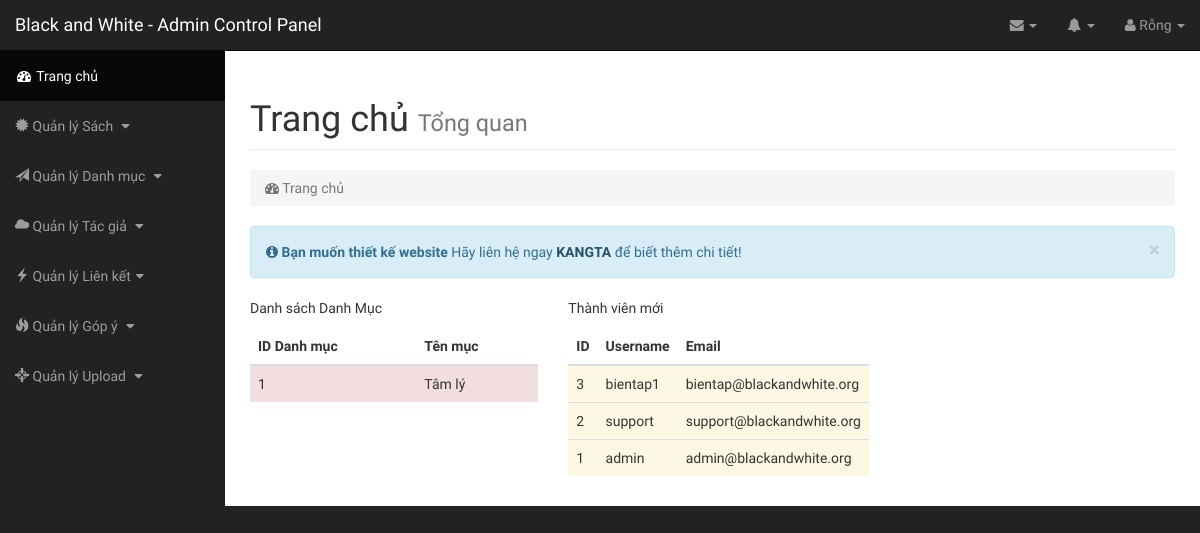
Page /admin/index.php on the earlier database version.
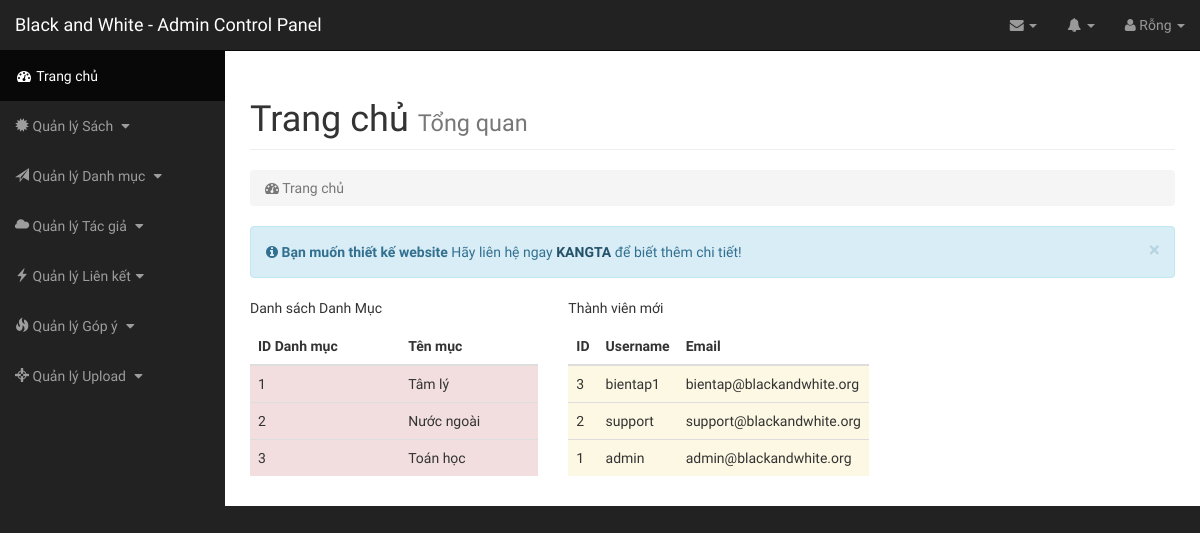
Same page on the later database version.
### tables this page shows
CREATE TABLE `category` (
  `catid` int(10) NOT NULL,
  `catname` varchar(200) NOT NULL,
  `catnameseo` varchar(200) NOT NULL
);

CREATE TABLE `users` (
  `userid` int(10) NOT NULL,
  `username` varchar(255) NOT NULL,
  `password` varchar(255) NOT NULL,
  `email` varchar(255) NOT NULL
);

### class/Db.class.php (called while the page is built, shortened)
<?php
class Db{
	private $conn = null;
	public function __construct()
	{
		$host ="mysql:host=". HOST."; dbname=". DB_NAME;
		try
		{
			$this->conn = new PDO($host, DB_USER, DB_PASS);
			$this->conn->query("set names 'utf8' ");
		}
		catch (PDOException $e)
		{
			echo "Không thể kết nối cơ sở dữ liệu";
		}
	}
	private function query($sql, $arr = array(), $mode = PDO::FETCH_ASSOC)
	{
		$pre = $this->conn->prepare($sql);
		if(!$pre->execute($arr))
		{
			echo "Không thể thực thi"; exit;
		}
		return $pre->fetchAll($mode);
	}
	public function select($sql, $arr = array(), $mode = PDO::FETCH_ASSOC)
	{
		return $this->query($sql, $arr, $mode);
	}
}
?>

### admin/inc/home.php (the view)
<div id="page-wrapper">
    <div class="container-fluid">
        <div class="row">
            <div class="col-lg-12">
                <h1 class="page-header">
                    Trang chủ <small>Tổng quan</small>
                </h1>
                <ol class="breadcrumb">
                    <li class="active">
                        <i class="fa fa-dashboard"></i> Trang chủ
                    </li>
                </ol>
            </div>
        </div>
        <div class="row">
            <div class="col-lg-12">
                <div class="alert alert-info alert-dismissable">
                    <button type="button" class="close" data-dismiss="alert" aria-hidden="true">&times;</button>
                    <i class="fa fa-info-circle"></i>  <strong>Bạn muốn thiết kế website</strong> Hãy liên hệ ngay <a href="https://www.facebook.com/godfather.1995" class="alert-link">KANGTA</a> để biết thêm chi tiết!
                </div>
            </div>
        </div>
        <div class="row">
          <div class="col-lg-4">
            <p>Danh sách Danh Mục</p>
            <table class="table text-sm-center">
    <thead>
      <tr>
        <th>ID Danh mục</th>
        <th>Tên mục</th>
      </tr>
    </thead>
    <tbody>
      <?php
        $sql = "SELECT * FROM category LIMIT 0,5";
        $rows = $obj->select($sql);
        foreach ($rows as $row) {
      ?>
      <tr class="danger">
        <td class="success"><?php echo $row["catid"]; ?></td>
        <td><?php echo $row["catname"]; ?></td>
      </tr>
      <?php
        }
      ?>
    </tbody>
  </table>
          </div>
          <div class="col-lg-4">
            <p>Thành viên mới</p>
            <table class="table text-sm-center">
    <thead>
      <tr>
        <th>ID</th>
        <th>Username</th>
        <th>Email</th>
      </tr>
    </thead>
    <tbody>
      <?php
        $sql1 = "SELECT * FROM users
                ORDER BY userid DESC
                LIMIT 0,5";
        $rows = $obj->select($sql1);
        foreach ($rows as $row) {
      ?>
      <tr class="warning">
        <td class="success"><?php echo $row["userid"]; ?></td>
        <td><?php echo $row["username"]; ?></td>
        <td><?php echo $row["email"]; ?></td>
      </tr>
      <?php
        }
      ?>
    </tbody>
  </table>
          </div>
        </div>
    </div>
</div>

Differences in the rows shown:
added category: catid "2", catname "Nước ngoài"
added category: catid "3", catname "Toán học"
